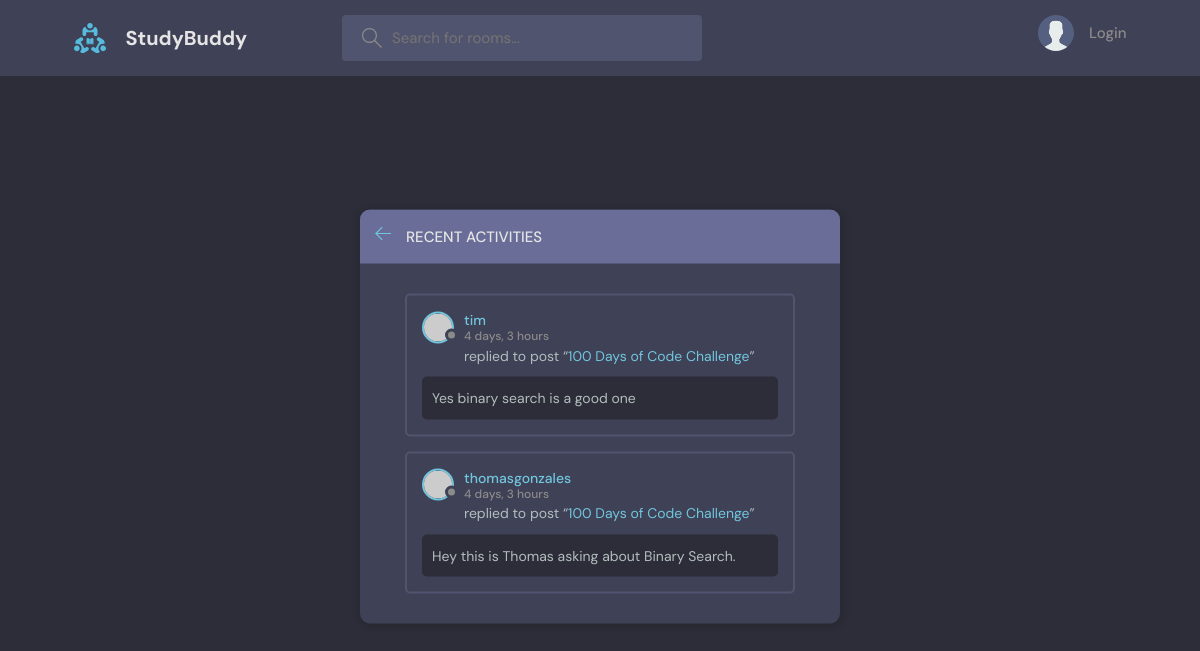
The page /activity/ on the database as committed earlier.
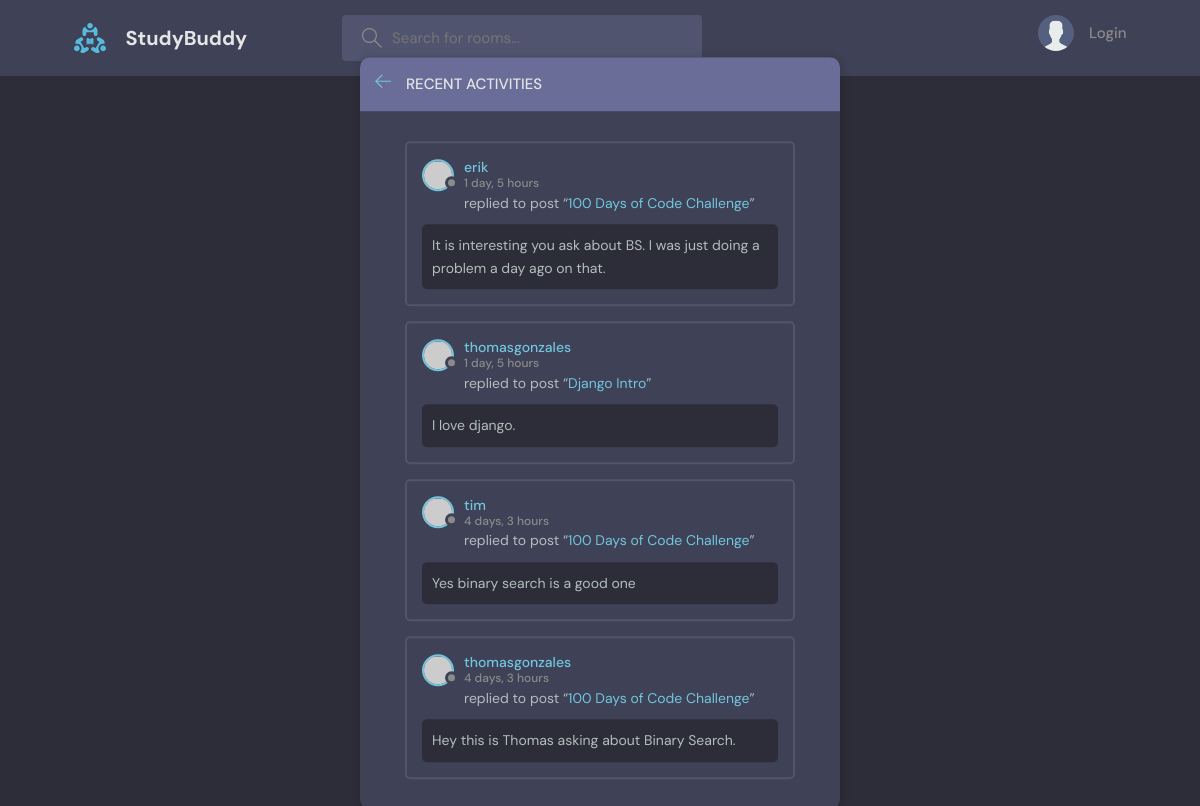
The same page on the database as committed later.
### base/models.py (models this page shows, shortened)
class Message(models.Model):
   user = models.ForeignKey(User, on_delete=models.CASCADE)
   room = models.ForeignKey(Room, on_delete=models.CASCADE)
   body = models.TextField()
   updated = models.DateTimeField(auto_now=True)
   created = models.DateTimeField(auto_now_add=True)
   class Meta:
      ordering = ['-updated', '-created']

class Room(models.Model):
   host = models.ForeignKey(User, on_delete=models.SET_NULL, null=True)
   topic = models.ForeignKey(Topic, on_delete= models.SET_NULL, null=True)
   name = models.CharField(max_length=200)
   description = models.TextField(null=True, blank=True)
   participants = models.ManyToManyField(User, related_name='participants', blank=True)
   updated = models.DateTimeField(auto_now=True)
   created = models.DateTimeField(auto_now_add=True)
   class Meta:
      ordering = ['-updated', '-created']

### base/views.py (the view)
# urls.py: path('activity/', views.activityPage, name="activity")
def activityPage(request):
    room_messages = Message.objects.all()
    return render(request, 'base/activity.html', {'room_messages': room_messages})

### base/templates/base/activity.html (shortened to what this page needs)
{% extends 'main.html' %}
{% block content %}
    <main class="layout">
      <div class="container">
        <div class="layout__box">
          <div class="layout__boxHeader">
            <div class="layout__boxTitle">
              <a href="{% url 'home' %}">
                <svg version="1.1" xmlns="http://www.w3.org/2000/svg" width="32" height="32" viewBox="0 0 32 32">
                  <title>arrow-left</title>
                  <path
                    d="M13.723 2.286l-13.723 13.714 13.719 13.714 1.616-1.611-10.96-10.96h27.625v-2.286h-27.625l10.965-10.965-1.616-1.607z"
                  ></path>
                </svg>
              </a>
              <h3>Recent Activities</h3>
            </div>
          </div>
          <div class="activities-page layout__body">
            {% for message in room_messages %}
            <div class="activities__box">
              <div class="activities__boxHeader roomListRoom__header">
                <a href="{% url 'user-profile' message.user.id %}" class="roomListRoom__author">
                  <div class="avatar avatar--small">
                    <img src="https://randomuser.me/api/portraits/women/11.jpg" />
                  </div>
                  <p>
                    {{message.user}}
                    <span>{{message.created|timesince}}</span>
                  </p>
                </a>
              </div>
              <div class="activities__boxContent">
                <p>replied to post “<a href="{% url 'room' message.room.id %}">{{message.room.name}}</a>”</p>
                <div class="activities__boxRoomContent">
                    {{message.body}}
                </div>
              </div>
            </div>
            {% endfor %}
          </div>
        </div>
      </div>
    </main>
    {% endblock content %}

Rows that differ between the two databases and show on the page:
added Message: user "erik", created "1 day, 5 hours", room.name "100 Days of Code Challenge", body "It is interesting you ask about BS. I was just doing a problem a day ago on that."
added Message: user "thomasgonzales", created "1 day, 5 hours", room.name "Django Intro", body "I love django."
